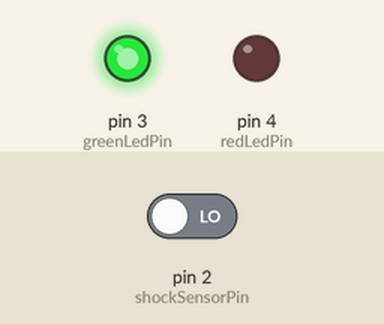
The sketch below on a simulated Arduino Uno, built with avr-gcc and run on an emulated ATmega328P. On the bench: output pins drawn as LEDs (lit = HIGH). Dashed ring = blinking. Inputs (shaded band) come from the test bench; at power-on: pin 2 (shockSensorPin) LOW.

Above: at 1.2 s.
1.3 s: pin 2 (shockSensorPin) driven HIGH
At 1.37 s:
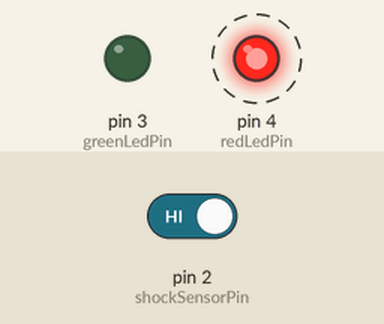
4.3 s: pin 2 (shockSensorPin) driven LOW
At 5.3 s:
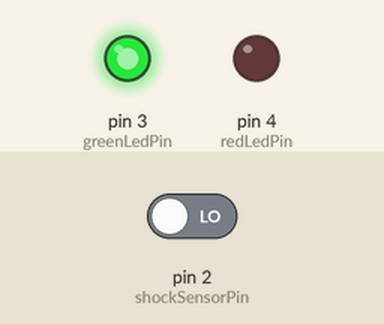
Timing chart, 0 to 7.3 s (numbered marks = the images above; inputs shaded):
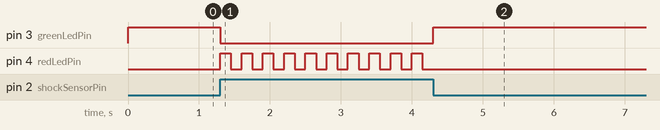

The sketch:

SHOCK_SENSOR.ino
```cpp
int shockSensorPin = 2;

int greenLedPin = 3;

int redLedPin = 4;

bool shockSensorSate = 0;

void setup() {

pinMode(shockSensorPin,INPUT);

pinMode(greenLedPin,OUTPUT);

pinMode(redLedPin,OUTPUT);

shockSensorSate = digitalRead(shockSensorPin);

}

void loop() {

 if (shockSensorSate == 1){

     digitalWrite(greenLedPin,LOW);

     for ( int i=0; i < 10;i++){

     digitalWrite(redLedPin,HIGH);

     delay(150);

     digitalWrite(redLedPin,LOW);

     delay(150);

     if ( i == 9){

       shockSensorSate = 0;

     }

     }

   }

   else {

     shockSensorSate = digitalRead(shockSensorPin);

     digitalWrite(greenLedPin,HIGH);

   }

}
```

Measured:
- after the input at 1.3 s, pin 3 (greenLedPin): HIGH → LOW at once; pin 4 (redLedPin): alternates HIGH for 0.15 s and LOW for 0.15 s, starting at once
- after the input at 4.3 s, pin 3 (greenLedPin): LOW → HIGH at once; pin 4 (redLedPin): stops changing and stays LOW
